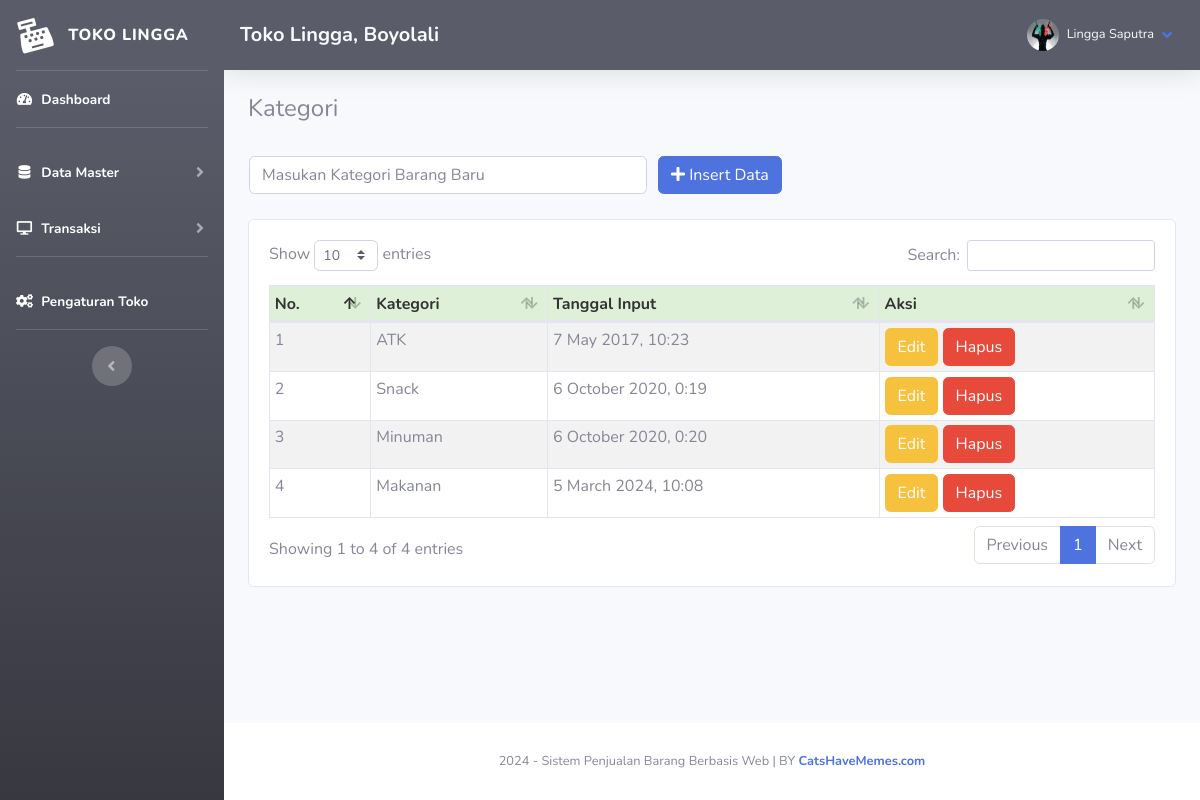
Screenshot of /index.php?page=kategori (signed in) with the database file from the repository.
### tables this page shows
CREATE TABLE `toko` (
  `id_toko` int(11) NOT NULL,
  `nama_toko` varchar(255) NOT NULL,
  `alamat_toko` text NOT NULL,
  `tlp` varchar(255) NOT NULL,
  `nama_pemilik` varchar(255) NOT NULL
);

CREATE TABLE `member` (
  `id_member` int(11) NOT NULL,
  `nm_member` varchar(255) NOT NULL,
  `alamat_member` text NOT NULL,
  `telepon` varchar(255) NOT NULL,
  `email` varchar(255) NOT NULL,
  `gambar` text NOT NULL,
  `NIK` text NOT NULL
);

CREATE TABLE `kategori` (
  `id_kategori` int(11) NOT NULL,
  `nama_kategori` varchar(255) NOT NULL,
  `tgl_input` varchar(255) NOT NULL
);

### admin/module/kategori/index.php (the view, shortened to what this page needs)
<h4>Kategori</h4>
<br />
<?php
	if(!empty($_GET['uid'])){
	$sql = "SELECT * FROM kategori WHERE id_kategori = ?";
	$row = $config->prepare($sql);
	$row->execute(array($_GET['uid']));
	$edit = $row->fetch();
?>
<form method="POST" action="fungsi/edit/edit.php?kategori=edit">
    <table>
        <tr>
            <td style="width:25pc;"><input type="text" class="form-control" value="<?= $edit['nama_kategori'];?>"
                    required name="kategori" placeholder="Masukan Kategori Barang Baru">
                <input type="hidden" name="id" value="<?= $edit['id_kategori'];?>">
            </td>
            <td style="padding-left:10px;"><button id="tombol-simpan" class="btn btn-primary"><i class="fa fa-edit"></i>
                    Ubah Data</button></td>
        </tr>
    </table>
</form>
<?php }else{?>
<form method="POST" action="fungsi/tambah/tambah.php?kategori=tambah">
    <table>
        <tr>
            <td style="width:25pc;"><input type="text" class="form-control" required name="kategori"
                    placeholder="Masukan Kategori Barang Baru"></td>
            <td style="padding-left:10px;"><button id="tombol-simpan" class="btn btn-primary"><i class="fa fa-plus"></i>
                    Insert Data</button></td>
        </tr>
    </table>
</form>
<?php }?>
<br />
<div class="card card-body">
    <div class="table-responsive">
        <table class="table table-bordered table-striped table-sm" id="example1">
            <thead>
                <tr style="background:#DFF0D8;color:#333;">
                    <th>No.</th>
                    <th>Kategori</th>
                    <th>Tanggal Input</th>
                    <th>Aksi</th>
                </tr>
            </thead>
            <tbody>
                <?php
				$hasil = $lihat -> kategori();
				$no=1;
				foreach($hasil as $isi){
			?>
                <tr>
                    <td><?php echo $no;?></td>
                    <td><?php echo $isi['nama_kategori'];?></td>
                    <td><?php echo $isi['tgl_input'];?></td>
                    <td>
                        <a href="index.php?page=kategori&uid=<?php echo $isi['id_kategori'];?>"><button
                                class="btn btn-warning">Edit</button></a>
                        <a href="fungsi/hapus/hapus.php?kategori=hapus&id=<?php echo $isi['id_kategori'];?>"
                            onclick="javascript:return confirm('Hapus Data Kategori ?');"><button
                                class="btn btn-danger">Hapus</button></a>
                    </td>
                </tr>
                <?php $no++; }?>
            </tbody>
        </table>
    </div>
</div>

### admin/template/sidebar.php (shortened to what this page needs)
<?php
    $id = $_SESSION['admin']['id_member'];
    $hasil_profil = $lihat -> member_edit($id);
?>
<ul class="navbar-nav bg-gradient-dark sidebar sidebar-dark accordion" id="accordionSidebar">
    <a class="sidebar-brand d-flex align-items-center justify-content-center" href="index.php">
        <div class="sidebar-brand-icon rotate-n-15">
            <i class="fas fa-cash-register"></i>
        </div>
        <div class="sidebar-brand-text mx-3">Toko Lingga<sup></sup></div>
    </a>
    <hr class="sidebar-divider my-0">
    <li class="nav-item active">
        <a class="nav-link" href="index.php">
            <i class="fas fa-fw fa-tachometer-alt"></i>
            <span>Dashboard</span></a>
    </li>
    <hr class="sidebar-divider">
    <li class="nav-item active">
        <a class="nav-link collapsed" href="#" data-toggle="collapse" data-target="#collapseTwo" aria-expanded="true"
            aria-controls="collapseTwo">
            <i class="fas fa-fw fa-database"></i>
            <span>Data Master</span>
        </a>
    </li>
    <li class="nav-item active">
        <a class="nav-link collapsed" href="#" data-toggle="collapse" data-target="#collapse3" aria-expanded="true"
            aria-controls="collapse3">
            <i class="fas fa-fw fa-desktop"></i>
            <span>Transaksi</span>
        </a>
    </li>
    <hr class="sidebar-divider">
    <li class="nav-item active">
        <a class="nav-link" href="index.php?page=pengaturan">
            <i class="fas fa-fw fa-cogs"></i>
            <span>Pengaturan Toko</span></a>
    </li>
    <hr class="sidebar-divider d-none d-md-block">
    <div class="text-center d-none d-md-inline">
        <button class="rounded-circle border-0" id="sidebarToggle"></button>
    </div>
</ul>
<div id="content-wrapper" class="d-flex flex-column">
    <div id="content">
        <nav class="navbar navbar-expand navbar-white bg-dark text-light topbar mb-4 static-top shadow">
            <h5 class="d-lg-block d-none mt-2"><b><?php echo $toko['nama_toko'];?>, <?php echo $toko['alamat_toko'];?></b></h5>
            <ul class="navbar-nav ml-auto">
                <li class="nav-item dropdown no-arrow">
                    <a class="nav-link dropdown-toggle" href="#" id="userDropdown" role="button" data-toggle="dropdown"
                        aria-haspopup="true" aria-expanded="false">
                        <img class="img-profile rounded-circle"
                            src="assets/img/user/<?php echo $hasil_profil['gambar'];?>">
                        <span
                            class="mr-2 d-none d-lg-inline text-light small ml-2"><?php echo $hasil_profil['nm_member'];?></span>
                        <i class="fas fa-angle-down"></i>
                    </a>
                </li>
            </ul>
        </nav>
        <div class="container-fluid">

### rows the page displays
toko: nama_toko "Toko Lingga", alamat_toko "Boyolali"
kategori: nama_kategori "ATK", tgl_input "7 May 2017, 10:23"
kategori: nama_kategori "Snack", tgl_input "6 October 2020, 0:19"
kategori: nama_kategori "Minuman", tgl_input "6 October 2020, 0:20"
kategori: nama_kategori "Makanan", tgl_input "5 March 2024, 10:08"

### other values shown
$hasil_profil['nm_member'] "Lingga Saputra"
